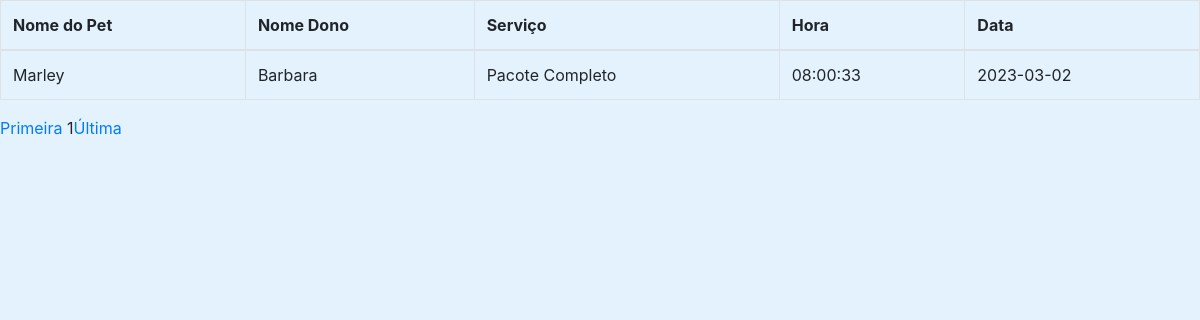
The app's page /relservico.php with its own data.
### tables this page shows
CREATE TABLE `agendamento` (
  `idagendamento` INTEGER PRIMARY KEY auto_increment,
  `matriculapet` INTEGER (30) NOT NULL,
  `nome` varchar (60) NOT NULL,
  `cpf` char (12) NOT NULL,
  `idservico` integer NOT NULL,
  `hora` time not null,
  `data` date not null,
  FOREIGN KEY (matriculapet) REFERENCES pet (matriculapet),
  FOREIGN KEY (idservico) REFERENCES servico (idservico),
  FOREIGN KEY (cpf) REFERENCES cliente (cpf));

CREATE TABLE `pet` (
  `matriculapet` INTEGER PRIMARY KEY auto_increment,
  `nomepet` varchar (30) NOT NULL,
  `raca` varchar (30) NOT NULL,
  `cor` varchar (30) NOT NULL,
  `idade` char (2) NOT NULL,
  `cpf` char(12) NOT NULL,
  FOREIGN KEY (cpf) REFERENCES cliente (cpf));

CREATE TABLE `servico` (
  `idservico` INTEGER PRIMARY KEY auto_increment,
  `descricao` varchar(50) NOT NULL,
  `preco` double NOT NULL);

### relservico.php (the view, shortened to what this page needs)
<?php
    require_once 'conexao.php';
    require_once 'head.php';
    $pagatual = filter_input(INPUT_GET, "page", FILTER_SANITIZE_NUMBER_INT);
	$pag = (!empty($pagatual)) ? $pagatual : 1;
    $limitereg = 2;
    $inicio = ($limitereg * $pag) - $limitereg;
    $busca = "SELECT a.idagendamento,p.nomepet,a.nome,s.descricao,a.hora,a.data from
    agendamento a,pet p,servico s WHERE p.matriculapet = a.matriculapet and s.idservico = a.idservico
    LIMIT $inicio , $limitereg";
    $resultado= $conn->prepare($busca);
    $resultado->execute();
    if (($resultado) AND ($resultado->rowCount() != 0)) {
?>
<body style="background-color: #e3f2fd;">
<table class="table table-bordered">
    <thead>
        <th>Nome do Pet</th>
        <th>Nome Dono</th>
        <th>Serviço</th>
        <th>Hora</th>
        <th>Data</th>
    </thead>
<tbody>
<?php
    while ($linha = $resultado->fetch(PDO::FETCH_ASSOC)) {
    extract($linha);
?>
<tr>
    <td><?php echo $nomepet; ?></td>
    <td><?php echo $nome; ?></td>
    <td><?php echo $descricao; ?></td>
    <td><?php echo $hora; ?></td>
    <td><?php echo $data; ?></td>
</tr>
<?php
    }
?>
</tbody>
</table>
<?php
    }
    $qtregistro = "SELECT COUNT(idagendamento) AS registros FROM agendamento WHERE idagendamento > 0";
    $resultado = $conn->prepare($qtregistro);
    $resultado->execute();
    $resposta = $resultado->fetch(PDO::FETCH_ASSOC);
    $qnt_pagina = ceil($resposta['registros'] / $limitereg);
     echo "<a href='relservico.php?page=1'>Primeira</a> ";
   echo "$pag";
   echo "<a href='relservico.php?page=$qnt_pagina'>Última</a> ";
?>
</body>

### records on screen
agendamento: matriculapet.nomepet "Marley", nome "Barbara", idservico.descricao "Pacote Completo", hora "08:00:33", data "2023-03-02"

### other values on screen
$pag "1"
